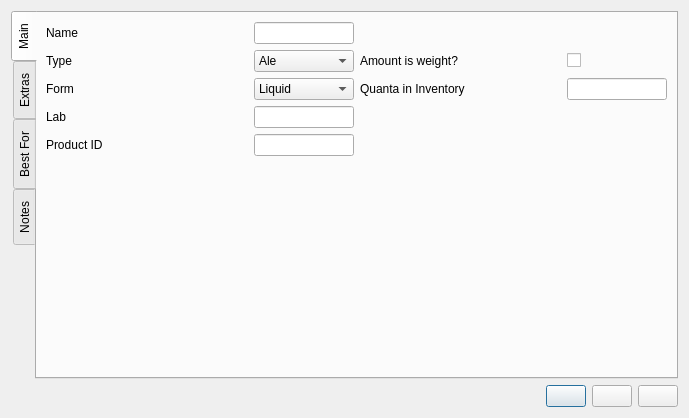
<?xml version="1.0" encoding="UTF-8"?>
<ui version="4.0">
 <class>yeastEditor</class>
 <widget class="QDialog" name="yeastEditor">
  <property name="geometry">
   <rect>
    <x>0</x>
    <y>0</y>
    <width>689</width>
    <height>418</height>
   </rect>
  </property>
  <property name="windowTitle">
   <string>Yeast Editor</string>
  </property>
  <property name="configSection" stdset="0">
   <string notr="true">yeastEditor</string>
  </property>
  <layout class="QVBoxLayout" name="verticalLayout">
   <item>
    <widget class="QTabWidget" name="tabWidget_editor">
     <property name="tabPosition">
      <enum>QTabWidget::West</enum>
     </property>
     <property name="currentIndex">
      <number>0</number>
     </property>
     <property name="usesScrollButtons">
      <bool>false</bool>
     </property>
     <widget class="QWidget" name="tab_main">
      <attribute name="title">
       <string>Main</string>
      </attribute>
      <layout class="QGridLayout" name="gridLayout">
       <item row="0" column="0">
        <widget class="QLabel" name="label_name">
         <property name="text">
          <string>Name</string>
         </property>
         <property name="buddy">
          <cstring>lineEdit_name</cstring>
         </property>
        </widget>
       </item>
       <item row="3" column="1">
        <widget class="BtStringEdit" name="lineEdit_laboratory">
         <property name="sizePolicy">
          <sizepolicy hsizetype="Maximum" vsizetype="Fixed">
           <horstretch>0</horstretch>
           <verstretch>0</verstretch>
          </sizepolicy>
         </property>
         <property name="maximumSize">
          <size>
           <width>100</width>
           <height>16777215</height>
          </size>
         </property>
         <property name="toolTip">
          <string>Lab</string>
         </property>
        </widget>
       </item>
       <item row="3" column="0">
        <widget class="QLabel" name="label_lab">
         <property name="text">
          <string>Lab</string>
         </property>
         <property name="buddy">
          <cstring>lineEdit_laboratory</cstring>
         </property>
        </widget>
       </item>
       <item row="2" column="0">
        <widget class="QLabel" name="label_form">
         <property name="sizePolicy">
          <sizepolicy hsizetype="Expanding" vsizetype="Preferred">
           <horstretch>0</horstretch>
           <verstretch>0</verstretch>
          </sizepolicy>
         </property>
         <property name="text">
          <string>Form</string>
         </property>
         <property name="buddy">
          <cstring>comboBox_form</cstring>
         </property>
        </widget>
       </item>
       <item row="2" column="3">
        <widget class="BtStringEdit" name="lineEdit_inventory">
         <property name="sizePolicy">
          <sizepolicy hsizetype="Maximum" vsizetype="Fixed">
           <horstretch>0</horstretch>
           <verstretch>0</verstretch>
          </sizepolicy>
         </property>
         <property name="maximumSize">
          <size>
           <width>100</width>
           <height>16777215</height>
          </size>
         </property>
         <property name="toolTip">
          <string>Quanta in inventory</string>
         </property>
        </widget>
       </item>
       <item row="2" column="2">
        <widget class="QLabel" name="label_inventory">
         <property name="text">
          <string>Quanta in Inventory</string>
         </property>
         <property name="buddy">
          <cstring>lineEdit_inventory</cstring>
         </property>
        </widget>
       </item>
       <item row="1" column="1">
        <widget class="QComboBox" name="comboBox_type">
         <property name="toolTip">
          <string>Type</string>
         </property>
         <item>
          <property name="text">
           <string>Ale</string>
          </property>
         </item>
         <item>
          <property name="text">
           <string>Lager</string>
          </property>
         </item>
         <item>
          <property name="text">
           <string>Wheat</string>
          </property>
         </item>
         <item>
          <property name="text">
           <string>Wine</string>
          </property>
         </item>
         <item>
          <property name="text">
           <string>Champagne</string>
          </property>
         </item>
        </widget>
       </item>
       <item row="1" column="0">
        <widget class="QLabel" name="label_type">
         <property name="sizePolicy">
          <sizepolicy hsizetype="Expanding" vsizetype="Preferred">
           <horstretch>0</horstretch>
           <verstretch>0</verstretch>
          </sizepolicy>
         </property>
         <property name="text">
          <string>Type</string>
         </property>
         <property name="buddy">
          <cstring>comboBox_type</cstring>
         </property>
        </widget>
       </item>
       <item row="0" column="1">
        <widget class="BtStringEdit" name="lineEdit_name">
         <property name="sizePolicy">
          <sizepolicy hsizetype="Maximum" vsizetype="Fixed">
           <horstretch>0</horstretch>
           <verstretch>0</verstretch>
          </sizepolicy>
         </property>
         <property name="maximumSize">
          <size>
           <width>100</width>
           <height>16777215</height>
          </size>
         </property>
         <property name="toolTip">
          <string>Name</string>
         </property>
        </widget>
       </item>
       <item row="2" column="1">
        <widget class="QComboBox" name="comboBox_form">
         <property name="toolTip">
          <string>Form</string>
         </property>
         <item>
          <property name="text">
           <string>Liquid</string>
          </property>
         </item>
         <item>
          <property name="text">
           <string>Dry</string>
          </property>
         </item>
         <item>
          <property name="text">
           <string>Slant</string>
          </property>
         </item>
         <item>
          <property name="text">
           <string>Culture</string>
          </property>
         </item>
        </widget>
       </item>
       <item row="5" column="1">
        <spacer name="verticalSpacer">
         <property name="orientation">
          <enum>Qt::Vertical</enum>
         </property>
         <property name="sizeHint" stdset="0">
          <size>
           <width>20</width>
           <height>40</height>
          </size>
         </property>
        </spacer>
       </item>
       <item row="4" column="0">
        <widget class="QLabel" name="label_productID">
         <property name="text">
          <string>Product ID</string>
         </property>
         <property name="buddy">
          <cstring>lineEdit_productID</cstring>
         </property>
        </widget>
       </item>
       <item row="4" column="1">
        <widget class="BtStringEdit" name="lineEdit_productID">
         <property name="sizePolicy">
          <sizepolicy hsizetype="Maximum" vsizetype="Fixed">
           <horstretch>0</horstretch>
           <verstretch>0</verstretch>
          </sizepolicy>
         </property>
         <property name="maximumSize">
          <size>
           <width>100</width>
           <height>16777215</height>
          </size>
         </property>
         <property name="toolTip">
          <string>Product ID</string>
         </property>
        </widget>
       </item>
       <item row="1" column="2">
        <widget class="QLabel" name="label_amountIsWeight">
         <property name="sizePolicy">
          <sizepolicy hsizetype="Expanding" vsizetype="Preferred">
           <horstretch>0</horstretch>
           <verstretch>0</verstretch>
          </sizepolicy>
         </property>
         <property name="toolTip">
          <string>Check it if the amount given is in kg instead of L.</string>
         </property>
         <property name="text">
          <string>Amount is weight?</string>
         </property>
        </widget>
       </item>
       <item row="1" column="3">
        <widget class="QCheckBox" name="checkBox_amountIsWeight">
         <property name="sizePolicy">
          <sizepolicy hsizetype="Preferred" vsizetype="Fixed">
           <horstretch>0</horstretch>
           <verstretch>0</verstretch>
          </sizepolicy>
         </property>
         <property name="toolTip">
          <string>Checked if the given amount is weight instead of volume</string>
         </property>
         <property name="text">
          <string/>
         </property>
        </widget>
       </item>
      </layout>
     </widget>
     <widget class="QWidget" name="tab_extra">
      <attribute name="title">
       <string>Extras</string>
      </attribute>
      <layout class="QGridLayout" name="gridLayout_2">
       <item row="8" column="3">
        <widget class="QCheckBox" name="checkBox_addToSecondary">
         <property name="sizePolicy">
          <sizepolicy hsizetype="Preferred" vsizetype="Fixed">
           <horstretch>0</horstretch>
           <verstretch>0</verstretch>
          </sizepolicy>
         </property>
         <property name="toolTip">
          <string>Checked means add this yeast to secondary instead of primary</string>
         </property>
         <property name="text">
          <string/>
         </property>
        </widget>
       </item>
       <item row="3" column="5">
        <widget class="QComboBox" name="comboBox_flocculation">
         <property name="toolTip">
          <string>Flocculation</string>
         </property>
         <item>
          <property name="text">
           <string>Low</string>
          </property>
         </item>
         <item>
          <property name="text">
           <string>Medium</string>
          </property>
         </item>
         <item>
          <property name="text">
           <string>High</string>
          </property>
         </item>
         <item>
          <property name="text">
           <string>Very High</string>
          </property>
         </item>
        </widget>
       </item>
       <item row="3" column="0">
        <widget class="QLabel" name="label_attenuation">
         <property name="text">
          <string>Attenuation (%)</string>
         </property>
         <property name="buddy">
          <cstring>lineEdit_attenuation</cstring>
         </property>
        </widget>
       </item>
       <item row="3" column="4">
        <widget class="QLabel" name="label_flocculation">
         <property name="sizePolicy">
          <sizepolicy hsizetype="Expanding" vsizetype="Preferred">
           <horstretch>0</horstretch>
           <verstretch>0</verstretch>
          </sizepolicy>
         </property>
         <property name="text">
          <string>Flocculation</string>
         </property>
        </widget>
       </item>
       <item row="5" column="3">
        <widget class="BtTemperatureEdit" name="lineEdit_minTemperature">
         <property name="sizePolicy">
          <sizepolicy hsizetype="Maximum" vsizetype="Fixed">
           <horstretch>0</horstretch>
           <verstretch>0</verstretch>
          </sizepolicy>
         </property>
         <property name="maximumSize">
          <size>
           <width>100</width>
           <height>16777215</height>
          </size>
         </property>
         <property name="toolTip">
          <string>Min temp</string>
         </property>
         <property name="editField" stdset="0">
          <string notr="true">minTemperature_c</string>
         </property>
        </widget>
       </item>
       <item row="3" column="3">
        <widget class="BtGenericEdit" name="lineEdit_attenuation">
         <property name="sizePolicy">
          <sizepolicy hsizetype="Maximum" vsizetype="Fixed">
           <horstretch>0</horstretch>
           <verstretch>0</verstretch>
          </sizepolicy>
         </property>
         <property name="maximumSize">
          <size>
           <width>100</width>
           <height>16777215</height>
          </size>
         </property>
         <property name="toolTip">
          <string>Apparent attenuation as percentage of OG points</string>
         </property>
         <property name="editField" stdset="0">
          <string notr="true">attenuation_pct</string>
         </property>
        </widget>
       </item>
       <item row="5" column="0">
        <widget class="BtTemperatureLabel" name="label_minTemperature">
         <property name="contextMenuPolicy">
          <enum>Qt::CustomContextMenu</enum>
         </property>
         <property name="text">
          <string>Min Temp</string>
         </property>
         <property name="buddy">
          <cstring>lineEdit_minTemperature</cstring>
         </property>
        </widget>
       </item>
       <item row="8" column="0" colspan="3">
        <widget class="QLabel" name="label_addToSecondary">
         <property name="sizePolicy">
          <sizepolicy hsizetype="Expanding" vsizetype="Preferred">
           <horstretch>0</horstretch>
           <verstretch>0</verstretch>
          </sizepolicy>
         </property>
         <property name="text">
          <string>Add to Secondary</string>
         </property>
        </widget>
       </item>
       <item row="9" column="3">
        <spacer name="verticalSpacer_2">
         <property name="orientation">
          <enum>Qt::Vertical</enum>
         </property>
         <property name="sizeHint" stdset="0">
          <size>
           <width>20</width>
           <height>40</height>
          </size>
         </property>
        </spacer>
       </item>
       <item row="6" column="0">
        <widget class="BtTemperatureLabel" name="label_maxTemperature">
         <property name="contextMenuPolicy">
          <enum>Qt::CustomContextMenu</enum>
         </property>
         <property name="text">
          <string>Max Temp</string>
         </property>
         <property name="buddy">
          <cstring>lineEdit_maxTemperature</cstring>
         </property>
        </widget>
       </item>
       <item row="6" column="3">
        <widget class="BtTemperatureEdit" name="lineEdit_maxTemperature">
         <property name="sizePolicy">
          <sizepolicy hsizetype="Maximum" vsizetype="Fixed">
           <horstretch>0</horstretch>
           <verstretch>0</verstretch>
          </sizepolicy>
         </property>
         <property name="maximumSize">
          <size>
           <width>100</width>
           <height>16777215</height>
          </size>
         </property>
         <property name="toolTip">
          <string>Max temp</string>
         </property>
         <property name="editField" stdset="0">
          <string notr="true">maxTemperature_c</string>
         </property>
        </widget>
       </item>
       <item row="6" column="4">
        <widget class="QLabel" name="label_timesCultured">
         <property name="text">
          <string>Times Recultured</string>
         </property>
         <property name="buddy">
          <cstring>lineEdit_timesCultured</cstring>
         </property>
        </widget>
       </item>
       <item row="6" column="5">
        <widget class="BtStringEdit" name="lineEdit_timesCultured">
         <property name="sizePolicy">
          <sizepolicy hsizetype="Maximum" vsizetype="Fixed">
           <horstretch>0</horstretch>
           <verstretch>0</verstretch>
          </sizepolicy>
         </property>
         <property name="maximumSize">
          <size>
           <width>100</width>
           <height>16777215</height>
          </size>
         </property>
         <property name="toolTip">
          <string>Times this yeast has been recultured</string>
         </property>
        </widget>
       </item>
       <item row="5" column="4">
        <widget class="QLabel" name="label_maxReuse">
         <property name="text">
          <string>Max Recultures</string>
         </property>
         <property name="buddy">
          <cstring>lineEdit_maxReuse</cstring>
         </property>
        </widget>
       </item>
       <item row="5" column="5">
        <widget class="BtStringEdit" name="lineEdit_maxReuse">
         <property name="sizePolicy">
          <sizepolicy hsizetype="Maximum" vsizetype="Fixed">
           <horstretch>0</horstretch>
           <verstretch>0</verstretch>
          </sizepolicy>
         </property>
         <property name="maximumSize">
          <size>
           <width>100</width>
           <height>16777215</height>
          </size>
         </property>
         <property name="toolTip">
          <string>Max recultures</string>
         </property>
        </widget>
       </item>
      </layout>
     </widget>
     <widget class="QWidget" name="tab_bestfor">
      <attribute name="title">
       <string>Best For</string>
      </attribute>
      <layout class="QHBoxLayout" name="horizontalLayout">
       <item>
        <widget class="QTextEdit" name="textEdit_bestFor"/>
       </item>
      </layout>
     </widget>
     <widget class="QWidget" name="tab_notes">
      <attribute name="title">
       <string>Notes</string>
      </attribute>
      <layout class="QHBoxLayout" name="horizontalLayout_2">
       <item>
        <widget class="QTextEdit" name="textEdit_notes"/>
       </item>
      </layout>
     </widget>
    </widget>
   </item>
   <item>
    <layout class="QHBoxLayout" name="horizontalLayout_3">
     <item>
      <spacer name="horizontalSpacer">
       <property name="orientation">
        <enum>Qt::Horizontal</enum>
       </property>
       <property name="sizeHint" stdset="0">
        <size>
         <width>40</width>
         <height>20</height>
        </size>
       </property>
      </spacer>
     </item>
     <item>
      <widget class="QPushButton" name="pushButton_new">
       <property name="toolTip">
        <string>New yeast</string>
       </property>
       <property name="text">
        <string/>
       </property>
       <property name="icon">
        <iconset resource="../brewken.qrc">
         <normaloff>:/images/smallPlus.svg</normaloff>:/images/smallPlus.svg</iconset>
       </property>
      </widget>
     </item>
     <item>
      <widget class="QPushButton" name="pushButton_save">
       <property name="toolTip">
        <string>Save and close</string>
       </property>
       <property name="text">
        <string/>
       </property>
       <property name="icon">
        <iconset resource="../brewken.qrc">
         <normaloff>:/images/filesave.svg</normaloff>:/images/filesave.svg</iconset>
       </property>
      </widget>
     </item>
     <item>
      <widget class="QPushButton" name="pushButton_cancel">
       <property name="toolTip">
        <string>Discard and close</string>
       </property>
       <property name="text">
        <string/>
       </property>
       <property name="icon">
        <iconset resource="../brewken.qrc">
         <normaloff>:/images/exit.svg</normaloff>:/images/exit.svg</iconset>
       </property>
      </widget>
     </item>
    </layout>
   </item>
  </layout>
 </widget>
 <customwidgets>
  <customwidget>
   <class>BtGenericEdit</class>
   <extends>QLineEdit</extends>
   <header>BtLineEdit.h</header>
  </customwidget>
  <customwidget>
   <class>BtTemperatureEdit</class>
   <extends>QLineEdit</extends>
   <header>BtLineEdit.h</header>
   <slots>
    <slot>lineChanged(PreviousScaleInfo)</slot>
   </slots>
  </customwidget>
  <customwidget>
   <class>BtTemperatureLabel</class>
   <extends>QLabel</extends>
   <header>BtLabel.h</header>
   <slots>
    <signal>changedSystemOfMeasurementOrScale(PreviousScaleInfo)</signal>
   </slots>
  </customwidget>
  <customwidget>
   <class>BtStringEdit</class>
   <extends>QLineEdit</extends>
   <header>BtLineEdit.h</header>
  </customwidget>
 </customwidgets>
 <tabstops>
  <tabstop>tabWidget_editor</tabstop>
  <tabstop>lineEdit_name</tabstop>
  <tabstop>comboBox_type</tabstop>
  <tabstop>comboBox_form</tabstop>
  <tabstop>lineEdit_laboratory</tabstop>
  <tabstop>lineEdit_productID</tabstop>
  <tabstop>lineEdit_inventory</tabstop>
  <tabstop>lineEdit_attenuation</tabstop>
  <tabstop>lineEdit_minTemperature</tabstop>
  <tabstop>lineEdit_maxTemperature</tabstop>
  <tabstop>comboBox_flocculation</tabstop>
  <tabstop>lineEdit_maxReuse</tabstop>
  <tabstop>lineEdit_timesCultured</tabstop>
  <tabstop>checkBox_addToSecondary</tabstop>
  <tabstop>pushButton_new</tabstop>
  <tabstop>pushButton_save</tabstop>
  <tabstop>pushButton_cancel</tabstop>
  <tabstop>textEdit_bestFor</tabstop>
  <tabstop>textEdit_notes</tabstop>
 </tabstops>
 <resources>
  <include location="../brewken.qrc"/>
 </resources>
 <connections>
  <connection>
   <sender>label_minTemperature</sender>
   <signal>changedSystemOfMeasurementOrScale(PreviousScaleInfo)</signal>
   <receiver>lineEdit_minTemperature</receiver>
   <slot>lineChanged(PreviousScaleInfo)</slot>
   <hints>
    <hint type="sourcelabel">
     <x>46</x>
     <y>251</y>
    </hint>
    <hint type="destinationlabel">
     <x>143</x>
     <y>251</y>
    </hint>
   </hints>
  </connection>
  <connection>
   <sender>label_maxTemperature</sender>
   <signal>changedSystemOfMeasurementOrScale(PreviousScaleInfo)</signal>
   <receiver>lineEdit_maxTemperature</receiver>
   <slot>lineChanged(PreviousScaleInfo)</slot>
   <hints>
    <hint type="sourcelabel">
     <x>46</x>
     <y>275</y>
    </hint>
    <hint type="destinationlabel">
     <x>143</x>
     <y>275</y>
    </hint>
   </hints>
  </connection>
 </connections>
</ui>
